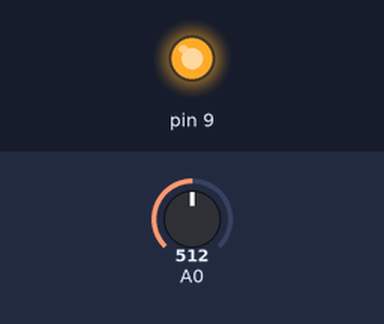
A sketch run on a simulated Arduino Uno, built with avr-gcc and run on an emulated ATmega328P. Shown: output pins drawn as LEDs (lit = HIGH). Inputs (shaded band) come from the test bench; at power-on: A0 = 512. What the sketch prints to the serial monitor is not drawn.

Above: at 1.2 s.
1.3 s: A0 set to 493
At 2.5 s:
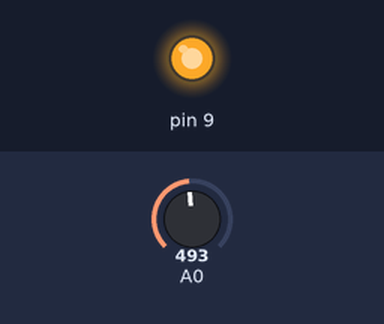
2.8 s: A0 set to 306
At 3.7 s:
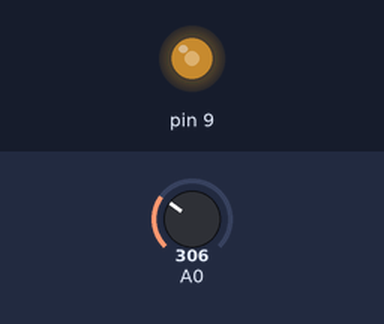
4.3 s: A0 set to 90
At 4.8 s:
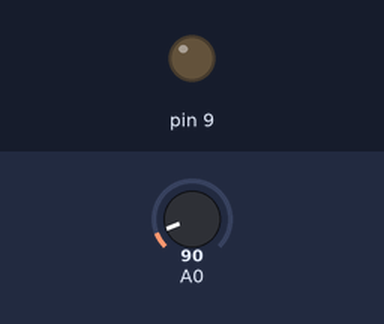
Timing chart, 0 to 7.3 s (numbered marks = the images above; inputs shaded):
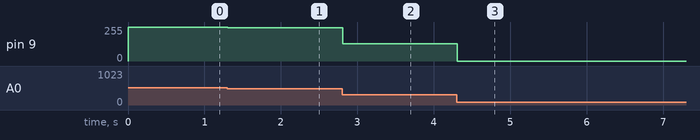

Measured:
- after the input at 1.3 s, pin 9: 255/255 → 250/255 at once
- after the input at 2.8 s, pin 9: 250/255 → 131/255 at once
- after the input at 4.3 s, pin 9: 131/255 → 0/255 at once

The sketch:

biglittlelight.ino
```cpp
 void setup() {
  // put your setup code here, to run once:
Serial.begin(9600);
}

void loop() {
  // put your main code here, to run repeatedly:
int abc = analogRead(A0);
int def ;
Serial.println(abc);
if(abc<=100)abc=100;
if(abc>=500)abc=500;
def = map(abc, 100, 500, 0, 255);
analogWrite(9,def);
delay(1);
}
```
